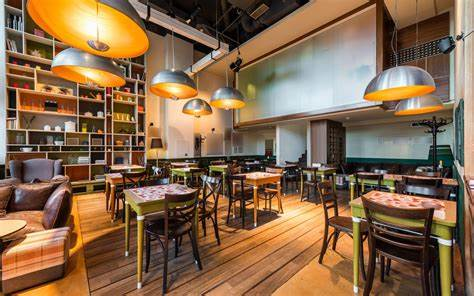
#> input picture media/foodspot_images/OIP.jpg, 474 x 296 px
$ python -i models.py   (imports and definitions only)
#> lines starting #> are read from the running program, lines starting #| are printed output that depends on the picture
from django.db import models
from django.db.models.signals import pre_save
from django.dispatch import receiver
import os
from PIL import Image
from io import BytesIO
from django.core.files.uploadedfile import InMemoryUploadedFile


def upload_to(instance, filename):
    file_extension = filename.split('.')[-1]
    new_filename = f'foodspot_{instance.id}_{instance.name}.{file_extension}'
    return os.path.join('foodspot_images', new_filename)

# [5 lines that did not run here, left out]

# [11 lines that did not run here, left out]

def compress_image(image, width=1200):
#> called with image = '../media/foodspot_images/OIP.jpg', width = 1200
    img = Image.open(image)
#> img is the input picture: PIL image 474x296 RGB; mean R, G, B 134.4, 104.9, 76.6
    if img.mode == 'RGBA':
        img = img.convert('RGB')
    height = int((width / float(img.width)) * float(img.height))
#> height = 749
    img = img.resize((width, height), Image.Resampling.LANCZOS)
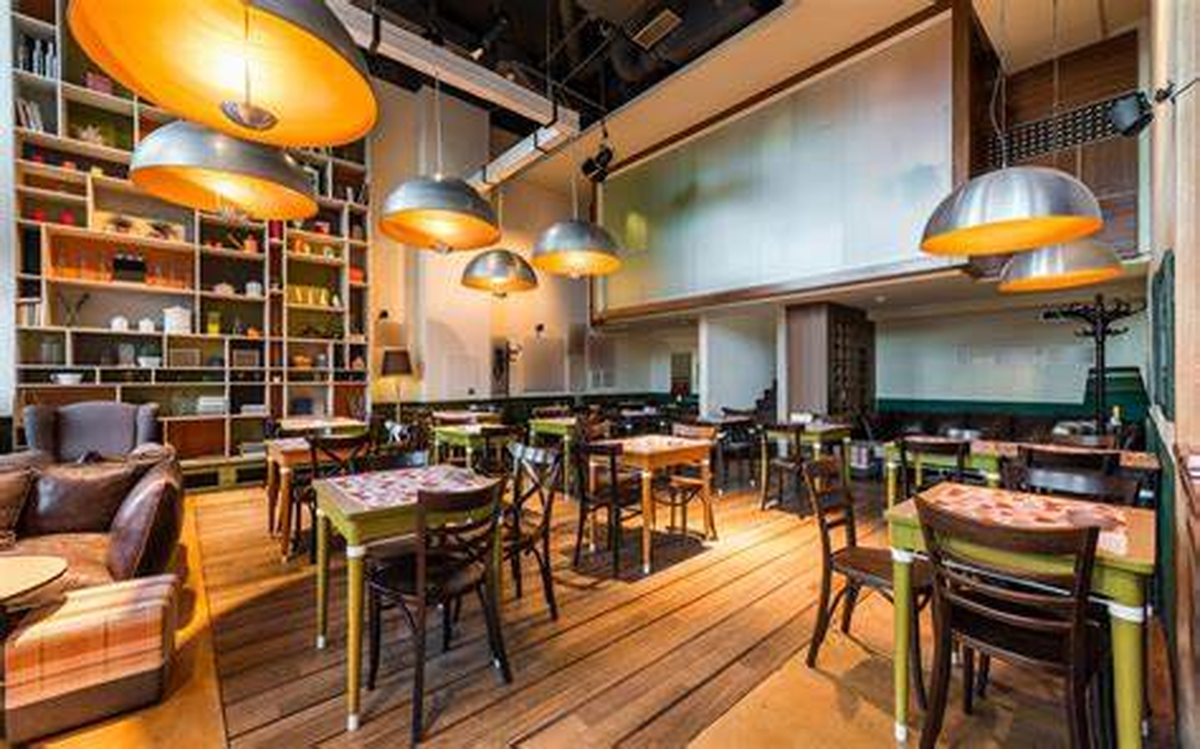
#> img: PIL image 1200x749 RGB; mean R, G, B 134.4, 104.9, 76.7
    output = BytesIO()
    img.save(output, format='JPEG', quality=95)
    output.seek(0)
#> (the run stopped early here; a loop or call above may not have finished)

$ run again, on media/foodspot_images/restaurant.jpg
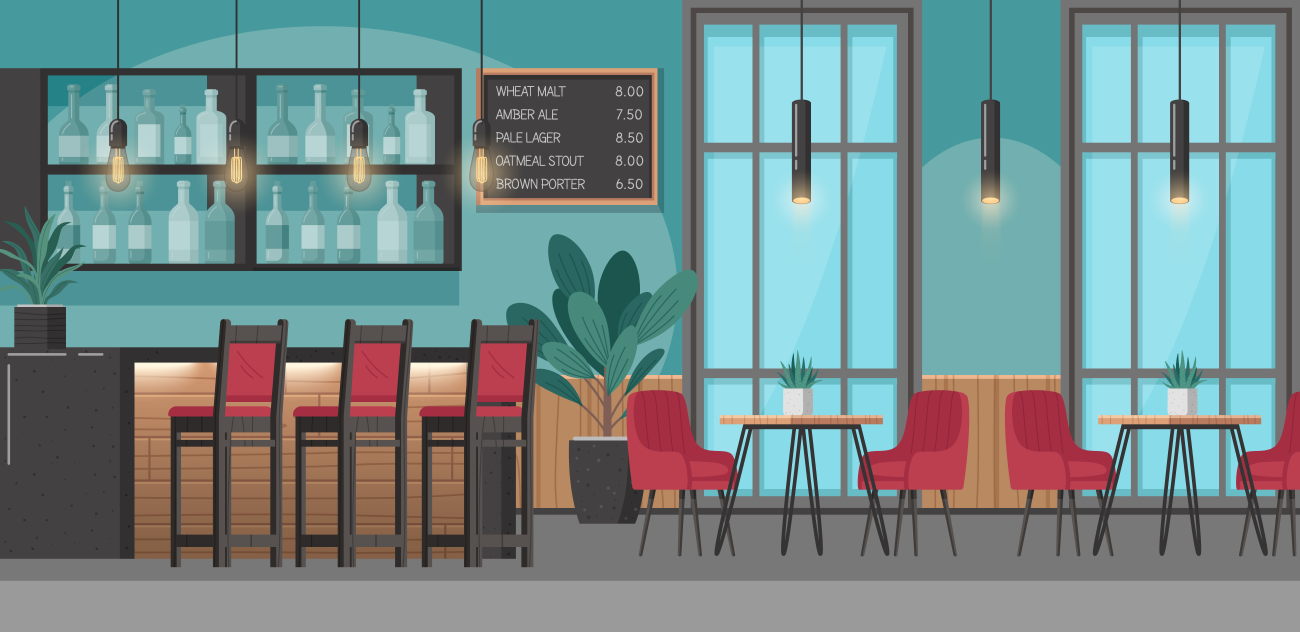
#> input picture media/foodspot_images/restaurant.jpg, 6500 x 3157 px (shown at 1/5 size)
#> in compress_image, img is the input picture: PIL image 6500x3157 RGB; mean R, G, B 115.8, 138, 138.3
#> in compress_image, `img = img.resize((width, height), Image.Resampling.LANCZOS)`:
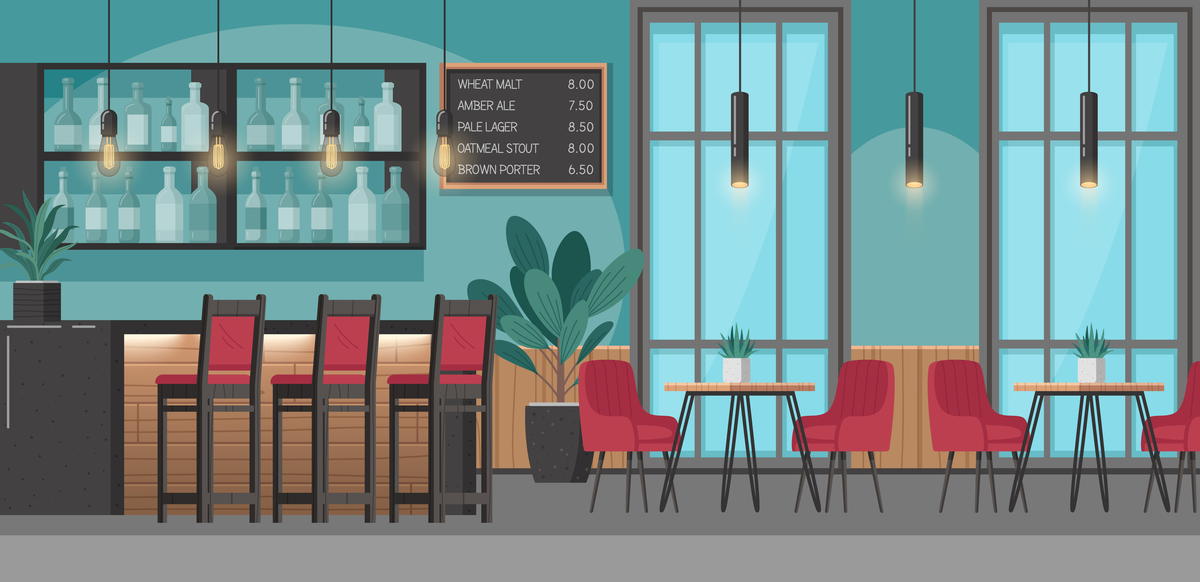
#> img: PIL image 1200x582 RGB; mean R, G, B 115.8, 138, 138.3
